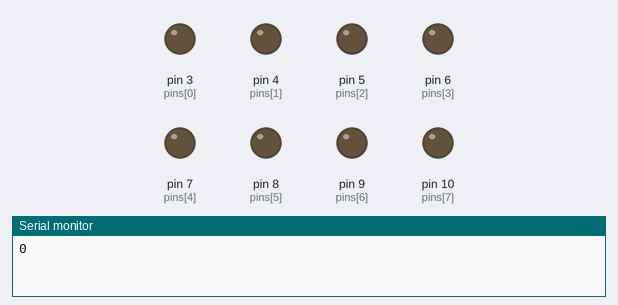
Bench run of a sketch on a simulated Arduino Uno, built with avr-gcc and run on an emulated ATmega328P. Shown: output pins drawn as LEDs (lit = HIGH), the last lines printed to the serial monitor.

Above: at 0.12 s.
At 4.87 s:
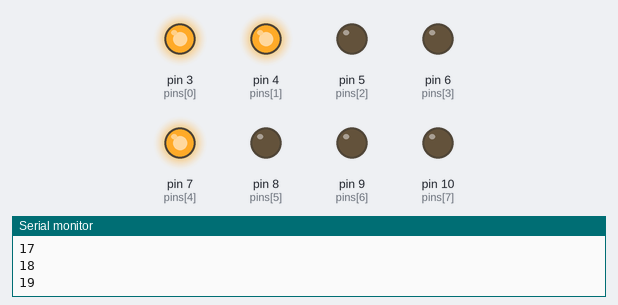
At 9.88 s:
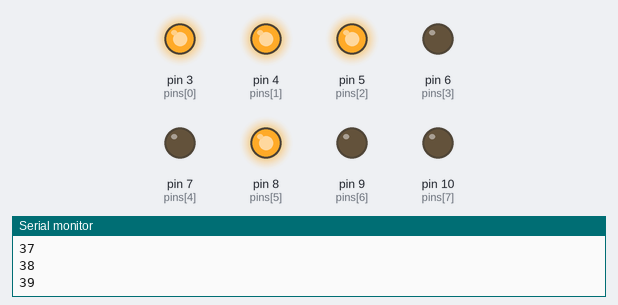
At 19.89 s:
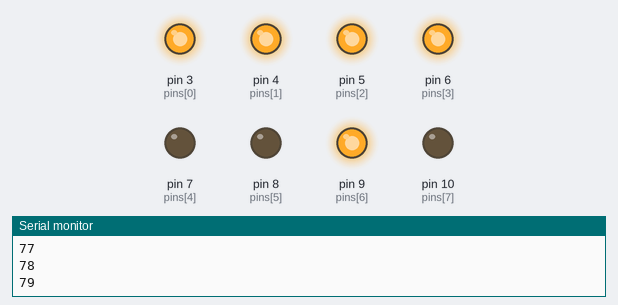
At 29.64 s:
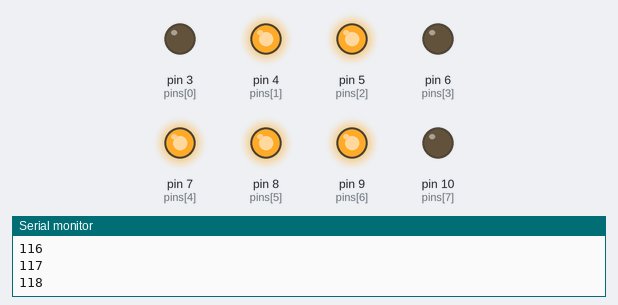
At 39.65 s:
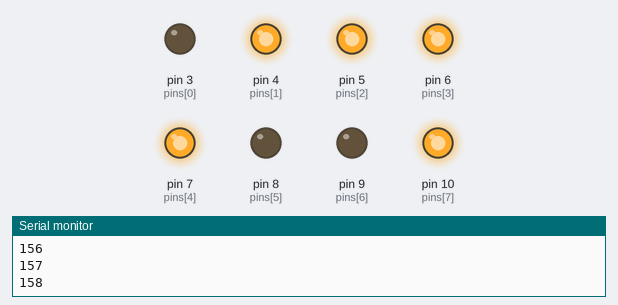
Timing chart, 0 to 40.0 s (numbered marks = the images above):
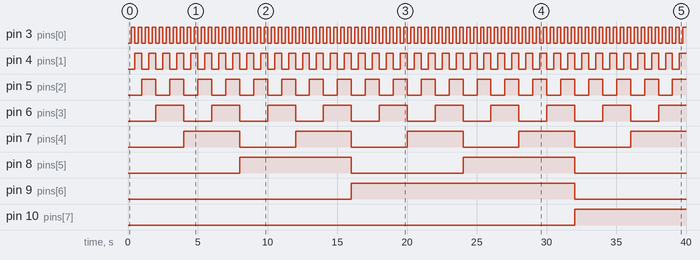

Measured:
- by itself, pin 3 (pins[0]): alternates HIGH for 0.25 s and LOW for 0.25 s
- by itself, pin 4 (pins[1]): alternates HIGH for 0.50 s and LOW for 0.50 s
- by itself, pin 5 (pins[2]): alternates HIGH for 1.0 s and LOW for 1.0 s
- by itself, pin 6 (pins[3]): alternates HIGH for 2.0 s and LOW for 2.0 s
- by itself, pin 7 (pins[4]): alternates HIGH for 4.0 s and LOW for 4.0 s
- by itself, pin 8 (pins[5]): alternates HIGH for 8.0 s and LOW for 8.0 s
- by itself, pin 9 (pins[6]): LOW → HIGH at 16.0 s, → LOW 16.0 s later
- by itself, pin 10 (pins[7]): LOW → HIGH at 32.0 s

The sketch:

2bitLed.ino
```cpp
byte maxValue = 255;
byte currentValue = 0;
byte pins[] = {3, 4, 5, 6, 7, 8, 9, 10};
byte count = sizeof(pins) / sizeof(pins[0]);
void setup() {
  Serial.begin(9600);
  for(int i=0;i<=count;i++){
    pinMode(pins[i],OUTPUT);
  }

}

void loop() {
  Serial.println(currentValue);
  for(int i=0;i<=count;i++){
    bool state = bitRead(currentValue,i);
    digitalWrite(pins[i],state);
  }
  delay(250);
  currentValue > maxValue ? 0 : currentValue++ ;
}
```
